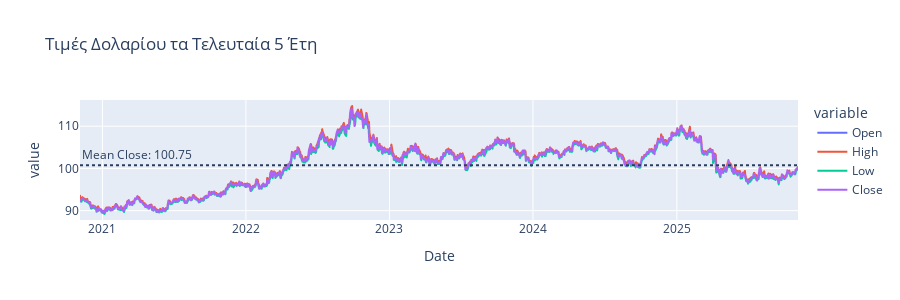

Source (notebook cell):
### Markdown cell above
## 2. Από το line plot του ερωτήματος (1), παρατηρείτε πως είναι στατικές ή μη στατικές οι χρονοσειρές?

### Code cell
close_mean = df["Close"].mean()
fig = px.line(df, x='Date', y=['Open', 'High', 'Low', 'Close'], title='Τιμές Δολαρίου τα Τελευταία 5 Έτη', height=300)
fig.add_hline(
    y=close_mean,
    line_dash="dot",
    annotation_text=f"Mean Close: {close_mean:.2f}",
    annotation_position="top left"
)
fig.show()

### Figure 1 — Plotly figure (JSON) as saved in the notebook; plotly's stock layout.template omitted (floating-point values rounded to 4 significant figures; data arrays with more than 128 entries replaced by an {"elided": "..."} marker saying what was removed)
{"data": [{"hovertemplate": "variable=Open<br>Date=%{x}<br>value=%{y}<extra></extra>", "legendgroup": "Open", "line": {"color": "#636efa", "dash": "solid"}, "marker": {"symbol": "circle"}, "mode": "lines", "name": "Open", "showlegend": true, "type": "scattergl", "x": {"elided": "1257 str values"}, "xaxis": "x", "y": {"elided": "1257 float values"}, "yaxis": "y"}, {"hovertemplate": "variable=High<br>Date=%{x}<br>value=%{y}<extra></extra>", "legendgroup": "High", "line": {"color": "#EF553B", "dash": "solid"}, "marker": {"symbol": "circle"}, "mode": "lines", "name": "High", "showlegend": true, "type": "scattergl", "x": {"elided": "1257 str values"}, "xaxis": "x", "y": {"elided": "1257 float values"}, "yaxis": "y"}, {"hovertemplate": "variable=Low<br>Date=%{x}<br>value=%{y}<extra></extra>", "legendgroup": "Low", "line": {"color": "#00cc96", "dash": "solid"}, "marker": {"symbol": "circle"}, "mode": "lines", "name": "Low", "showlegend": true, "type": "scattergl", "x": {"elided": "1257 str values"}, "xaxis": "x", "y": {"elided": "1257 float values"}, "yaxis": "y"}, {"hovertemplate": "variable=Close<br>Date=%{x}<br>value=%{y}<extra></extra>", "legendgroup": "Close", "line": {"color": "#ab63fa", "dash": "solid"}, "marker": {"symbol": "circle"}, "mode": "lines", "name": "Close", "showlegend": true, "type": "scattergl", "x": {"elided": "1257 str values"}, "xaxis": "x", "y": {"elided": "1257 float values"}, "yaxis": "y"}], "layout": {"annotations": [{"showarrow": false, "text": "Mean Close: 100.75", "x": 0, "xanchor": "left", "xref": "x domain", "y": 100.8, "yanchor": "bottom", "yref": "y"}], "height": 300, "legend": {"title": {"text": "variable"}, "tracegroupgap": 0}, "shapes": [{"line": {"dash": "dot"}, "type": "line", "x0": 0, "x1": 1, "xref": "x domain", "y0": 100.8, "y1": 100.8, "yref": "y"}], "title": {"text": "Τιμές Δολαρίου τα Τελευταία 5 Έτη"}, "xaxis": {"anchor": "y", "domain": [0, 1], "title": {"text": "Date"}}, "yaxis": {"anchor": "x", "domain": [0, 1], "title": {"text": "value"}}}}
